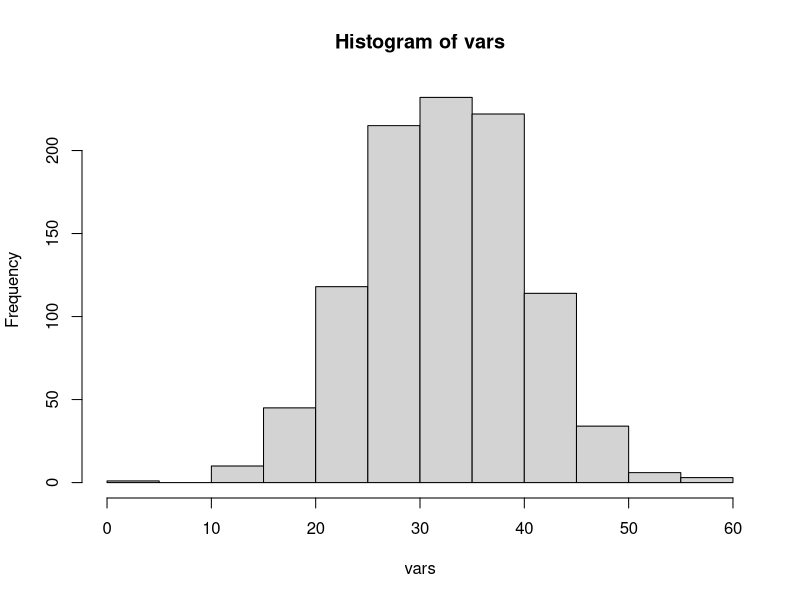

Write R code to recreate this figure.
## ---- chunk 1
n<-15
x<-c(5,4,9,6,21,17,11,20,7,10,21,15,13,16,8)
varmuestral<-(1/(n-1))*sum((x-mean(x))^2)
vars<-c()
for(i in 1:1000){
  I<-floor(n*runif(n))+1
  x2<-c()
  x2<-x[I]
  varmuestral2<-(1/(n-1))*sum((x2-mean(x2))^2)
  vars[i]<-varmuestral2
}

hist(vars)
ecm<-sum((vars-varmuestral)^2)/1000
print(ecm)
